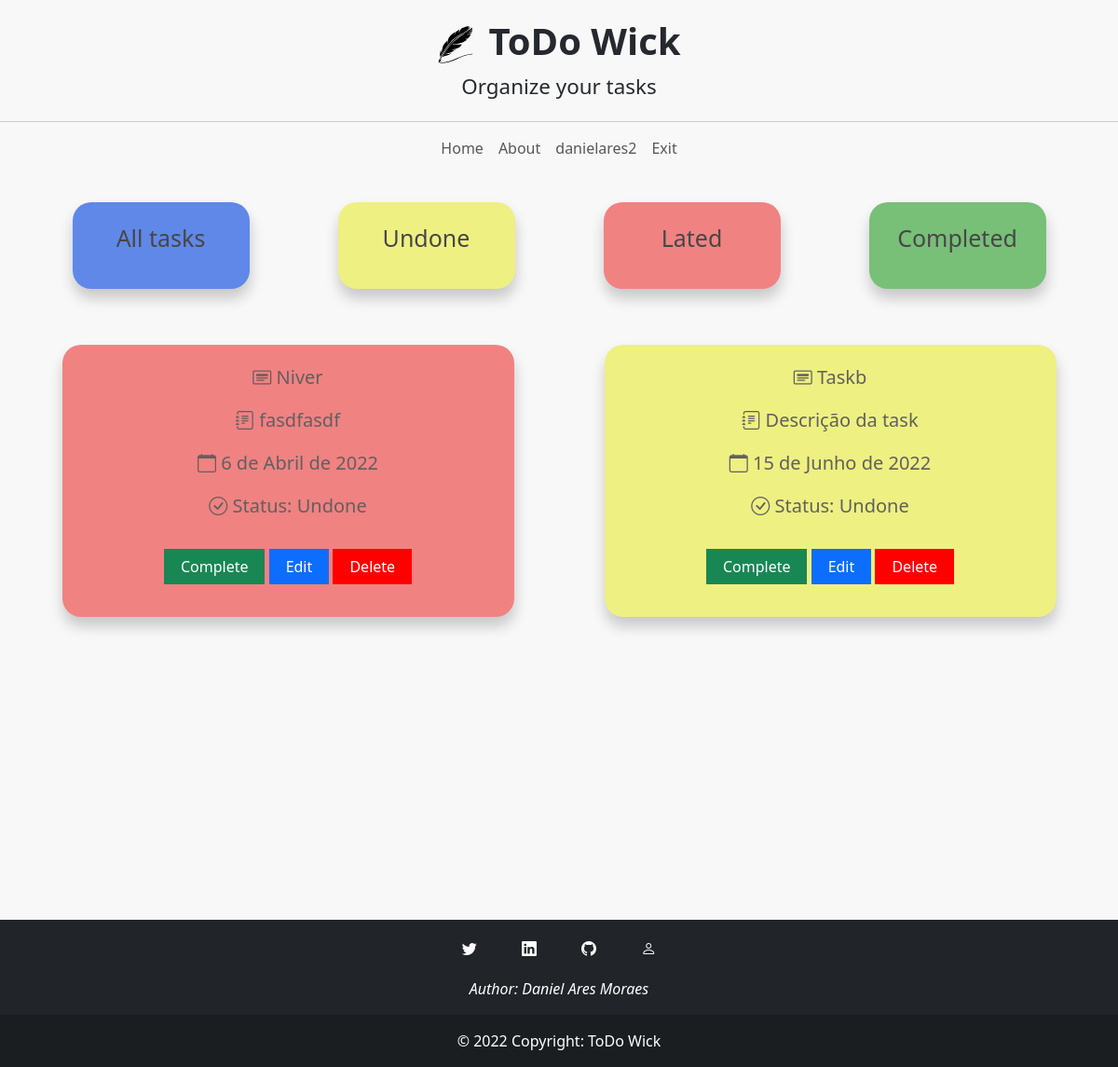
The page /undone-tasks/ (signed in) on the database as committed earlier.
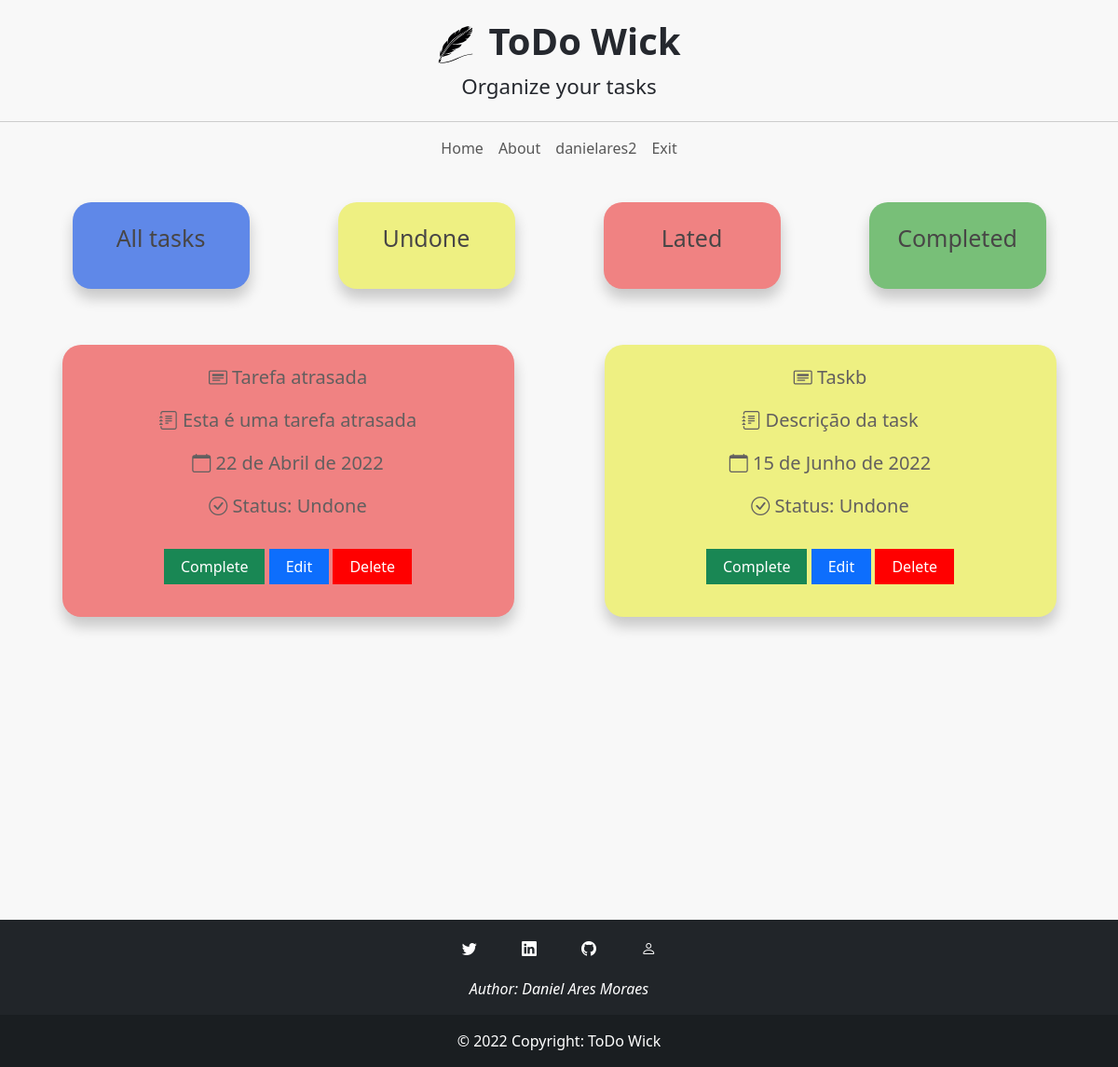
The same page on the database as committed later.
### task/models.py (models this page shows)
class Task(models.Model):
    user = models.ForeignKey(User, on_delete= models.CASCADE, null=True, blank=True)
    title = models.CharField(max_length=100)
    description = models.CharField(max_length=250)
    creation_date = models.DateField(auto_now=True)
    due_date =models.DateField(blank=True, null=True)
    completed = models.BooleanField(default=False)
    lated = models.BooleanField(default=False)
    def __str__(self):
        return self.title
    class Meta:
        order_with_respect_to = 'user'

### task/views.py (the view)
# urls.py: path('undone-tasks/', login_required(UndoneTasksView.as_view()), name='undone-tasks'),
@method_decorator(login_required, name='dispatch')
class UndoneTasksView(TemplateView):
    template_name = 'task/all-my-tasks.html'
    def get_context_data(self, **kwargs):
        user_id = self.request.user.id
        context = super().get_context_data(**kwargs)
        tasks = Task.objects.filter(user = user_id, completed=False).order_by("due_date")
        for task in tasks:
            if lated_verify(task.due_date):
                task.lated = True
        context['tasks'] = tasks
        return context

### task/views.py (called while the page is built)
def lated_verify(date):
    today = date.today()
    if date < today:
        return True

### templates/task/all-my-tasks.html (shortened to what this page needs)
{% extends 'base.html' %}
{% load bootstrap5 %}
{% block content %}
<div class="container min-vh-100">
    <div class="row align-items-center">
        <a href="{% url 'all-my-tasks' %}" class="col-md-2 item" id="all">
            <p>All tasks</p>
        </a>
        <a href="{% url 'undone-tasks' %}" class="col-md-2 item" id="undone">
            <p>Undone</p>
        </a>
        <a href="{% url 'lated-tasks' %}" class="col-md-2 item" id="lated">
            <p>Lated</p>
        </a>
        <a href="{% url 'complete-tasks' %}" class="col-md-2 item" id="completed">
            <p>Completed</p>
        </a>
    </div>
    <div class="row align-items-center gx-5">
        {% for task in tasks %}
        <div class="col-md-5 item completed-{{task.completed}} lated-{{task.lated}}" id="my-task">
            <p id="task-name">
                <i class="bi bi-card-heading"></i>
                {{task}}
            </p>
            <p id="task-description">
                <i class="bi bi-journal-text"></i>
                {{task.description}}
            </p>
            <p id="task-due-date">
                <i class="bi bi-calendar"></i>
                {{task.due_date}}
            </p>
            <p id="task-due-date">
                <i class="bi bi-check-circle"></i>
                Status:
                {% if task.completed == False %}
                Undone
                {% else %}
                Completed
                {% endif %}
            </p>
            <div class="btn-tasks">
                {% if task.completed == False %}
                <button type="button" class="btn btn-success" data-bs-toggle="modal"
                    data-bs-target="#modalComplete{{task.id}}">Complete</button>
                {% else %}
                <button type="button" class="btn btn-warning" data-bs-toggle="modal"
                    data-bs-target="#modalComplete{{task.id}}">Undone</button>
                {% endif %}
                <a href="{% url 'my-task' task.id %}" class="btn btn-primary">Edit</a>
                <button type="button" class="btn btn-danger" data-bs-toggle="modal"
                    data-bs-target="#modalDelete{{task.id}}">Delete</button>
            </div>
        </div>
        {% endfor %}
    </div>
</div>
{% endblock %}

Rows that differ between the two databases and show on the page:
no longer on this page (row edited): Task: title "Niver", description "fasdfasdf", due_date "6 de Abril de 2022", completed "Undone"
now on this page (row edited): Task: title "Tarefa atrasada", description "Esta é uma tarefa atrasada", due_date "22 de Abril de 2022", completed "Undone"
